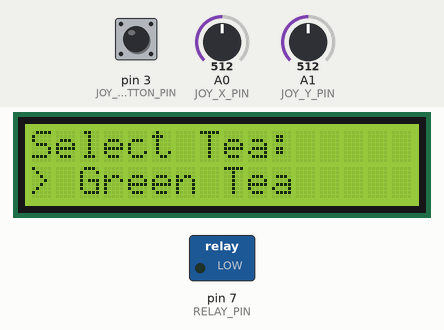
This sketch was run on a simulated Arduino Uno, built with avr-gcc and run on an emulated ATmega328P. On the bench: 16×2 character LCD, switched loads named in the sketch (green lamp = pin HIGH). Inputs (shaded band) come from the test bench; at power-on: pin 3 (JOY_BUTTON_PIN) LOW, A1 (JOY_Y_PIN) = 512, A0 (JOY_X_PIN) = 512. What the sketch prints to the serial monitor is not drawn.

Above: at 1.2 s.
1.3 s: pin 3 (JOY_BUTTON_PIN) pulled HIGH for 3.2 s
At 3.1 s:
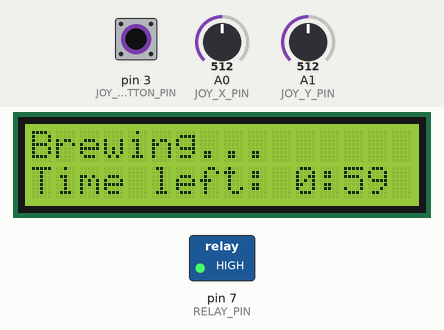
At 5.6 s:
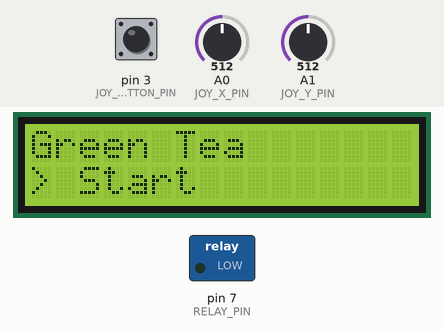
6.0 s: A1 (JOY_Y_PIN) set to 606
7.5 s: A1 (JOY_Y_PIN) set to 636
At 8.3 s:
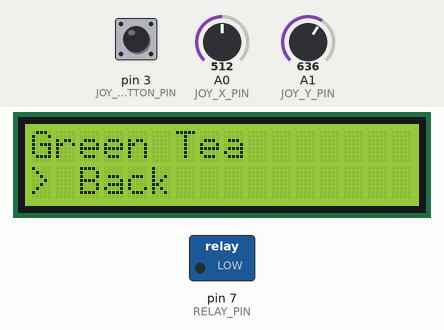
10.5 s: pin 3 (JOY_BUTTON_PIN) pulled HIGH for 0.15 s
At 12.3 s:
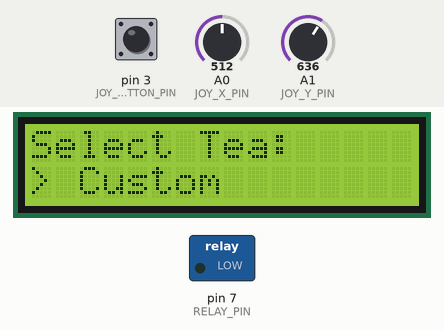
13.6 s: A0 (JOY_X_PIN) set to 160
16.0 s: A0 (JOY_X_PIN) set to 134
Timing chart, 0 to 19.0 s (numbered marks = the images above; inputs shaded):
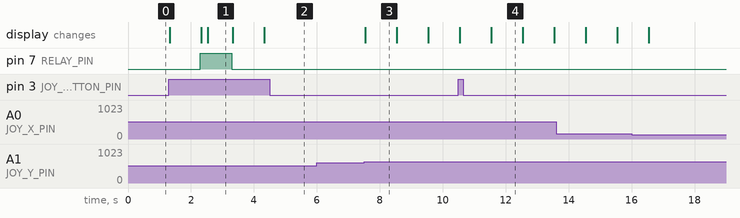

Measured:
- the behaviour switches between 621 and 622 on A1 (JOY_Y_PIN) (found by bisection; images 2 and 3)
- after the input at 1.3 s, pin 7 (RELAY_PIN): LOW → HIGH after 1.0 s, → LOW 1.0 s later; the display: first changes at once (image 1 shows a later state)
- after the input at 7.5 s, the display: changes at once (image 3)
- after the input at 10.5 s, the display: first changes at once (image 4 shows a later state)
- what the display in image 1 shows lasts 0.8 s, from 2.5 s to 3.3 s
- what the display in image 3 shows lasts 1.0 s, from 7.5 s to 8.5 s

The sketch:

san_pj.ino
```cpp
#include "MenuService.h"
#define LCD_ADDR 0x27
#define LCD_COLS 16
#define LCD_ROWS 2

#define JOY_X_PIN A0
#define JOY_Y_PIN A1
#define JOY_BUTTON_PIN 3

#define RELAY_PIN 7

MenuService menuService(LCD_ADDR, LCD_COLS, LCD_ROWS, JOY_X_PIN, JOY_Y_PIN, JOY_BUTTON_PIN, RELAY_PIN);

void setup()
{
    Serial.begin(115200);
    menuService.init();
}

void loop()
{
    menuService.update();
}
```

JoyService.cpp
```cpp
#include "JoyService.h"

JoyService::JoyService(uint8_t x_pin, uint8_t y_pin, uint8_t button_pin) : x_pin(x_pin), y_pin(y_pin), button_pin(button_pin)
{
}

void JoyService::init()
{
    pinMode(x_pin, INPUT);
    pinMode(y_pin, INPUT);
    pinMode(button_pin, INPUT);

    // Calibrate joystick
    x_center = 512;
    y_center = 512;
    x_range = 200; // Corresponds to ±100 range
    y_range = 200; // Corresponds to ±100 range

    // Initialize filter values
    x_filtered = x_center;
    y_filtered = y_center;
}

JoyDirection JoyService::read()
{
    int x = analogRead(x_pin);
    Serial.print(x);
    Serial.print(" ");

    int y = analogRead(y_pin);
    Serial.println(y);

    bool button = digitalRead(button_pin);
    Serial.print("button: ");

    Serial.println(digitalRead(button_pin));

    // Filter readings
    x_filtered = (x_filtered * 9 + x) / 10; // Simple moving average filter
    y_filtered = (y_filtered * 9 + y) / 10;

    Serial.print("button: ");
    Serial.println(button);
    if (button == 1)
    {
        return JOY_PRESS;
    }

    // Apply dead zone
    if (abs(x_filtered - x_center) < JOY_DEADZONE && abs(y_filtered - y_center) < JOY_DEADZONE)
    {
        return JOY_NONE;
    }

    // Determine direction based on calibrated values
    if (x_filtered < x_center - x_range / 2)
    {
        return JOY_LEFT;
    }
    else if (x_filtered > x_center + x_range / 2)
    {
        return JOY_RIGHT;
    }
    else if (y_filtered < y_center - y_range / 2)
    {
        return JOY_DOWN;
    }
    else if (y_filtered > y_center + y_range / 2)
    {
        return JOY_UP;
    }

    return JOY_NONE; // Should not happen with proper calibration
}


void JoyService::calibrate()
{
    int x = analogRead(x_pin);
    int y = analogRead(y_pin);

    x_center = x;
    y_center = y;

    x_range = 0;

    while (x_range < 100)
    {
        x = analogRead(x_pin);
        if (abs(x - x_center) > x_range)
        {
            x_range = abs(x - x_center);
        }
    }

    y_range = 0;

    while (y_range < 100)
    {
        y = analogRead(y_pin);
        if (abs(y - y_center) > y_range)
        {
            y_range = abs(y - y_center);
        }
    }

    Serial.print("Calibrated x_center: ");
    Serial.println(x_center);
    Serial.print("Calibrated y_center: ");
    Serial.println(y_center);

    Serial.print("Calibrated x_range: ");
    Serial.println(x_range);
    Serial.print("Calibrated y_range: ");
    Serial.println(y_range);

}
```

JoyService.h
```cpp
#ifndef JOY_SERVICE_H
#define JOY_SERVICE_H

#include <Arduino.h>

#define JOY_DEADZONE 100

enum JoyDirection
{
    JOY_LEFT,
    JOY_RIGHT,
    JOY_UP,
    JOY_DOWN,
    JOY_NONE,
    JOY_PRESS
};

class JoyService
{
public:
    JoyService(uint8_t x_pin, uint8_t y_pin, uint8_t button_pin);

    void init();
    void calibrate();
    JoyDirection read();

private:
    uint8_t x_pin;
    uint8_t y_pin;
    uint8_t button_pin;

    int x_center;
    int y_center;
    int x_range;
    int y_range;

    int x_filtered;
    int y_filtered;
};

#endif // JOY_SERVICE_H
```

MenuService.cpp
```cpp
#include "MenuService.h"

MenuService::MenuService(uint8_t lcdAddr, uint8_t lcdCols, uint8_t lcdRows, uint8_t joyXPin, uint8_t joyYPin, uint8_t joyButtonPin, uint8_t relayPin)
    : lcd(lcdAddr, lcdCols, lcdRows), joy(joyXPin, joyYPin, joyButtonPin), relayPin(relayPin), currentState(STATE_MAIN_MENU), currentOption(MENU_GREEN_TEA), customTemperature(75), customTime(3), startTime(0), brewDuration(0), debounceDelay(1000), lastInputTime(0)
{
}

void MenuService::init()
{
    lcd.init();
    lcd.backlight();
    joy.init();
    pinMode(relayPin, OUTPUT);
    digitalWrite(relayPin, LOW);

    displayMainMenu();
}

void MenuService::update()
{
    handleInput();

    if (currentState == STATE_RUNNING)
    {
        unsigned long currentTime = millis();
        unsigned long elapsedTime = currentTime - startTime;

        if (elapsedTime >= brewDuration)
        {
            stopBrew();
        }
        else
        {
            displayProgress();
        }
    }
}

void MenuService::displayMainMenu()
{
    lcd.clear();
    lcd.setCursor(0, 0);
    lcd.print("Select Tea:");
    lcd.setCursor(0, 1);
    switch (currentOption)
    {
    case MENU_GREEN_TEA:
        lcd.print("> Green Tea");
        break;
    case MENU_BLACK_TEA:
        lcd.print("> Black Tea");
        break;
    case MENU_CUSTOM:
        lcd.print("> Custom");
        break;
    default:
        break;
    }
}

void MenuService::displaySubMenu()
{
    lcd.clear();
    lcd.setCursor(0, 0);
    switch (currentState)
    {
    case STATE_GREEN_TEA:
        lcd.print("Green Tea");
        break;
    case STATE_BLACK_TEA:
        lcd.print("Black Tea");
        break;
    case STATE_CUSTOM:
        lcd.print("Custom: ");
        lcd.print(customTime);
        lcd.print(" min");
        break;
    default:
        break;
    }

    lcd.setCursor(0, 1);
    if (currentState == STATE_CUSTOM && currentOption == MENU_SET_TIME)
    {
        lcd.print("> Set Time");
    }
    else if (currentOption == MENU_START)
    {
        lcd.print("> Start");
    }
    else if (currentOption == MENU_BACK)
    {
        lcd.print("> Back");
    }
    else if (currentOption == MENU_STOP)
    {
        lcd.print("> Stop");
    }
}

void MenuService::displaySetTime()
{
    lcd.clear();
    lcd.setCursor(0, 0);
    lcd.print("Set Time: ");
    lcd.setCursor(0, 1);
    lcd.print(customTime);
    lcd.print(" min");
}
void MenuService::displayProgress()
{
    static unsigned long lastDisplayTime = 0;
    unsigned long currentTime = millis();

    if (currentTime - lastDisplayTime >= 200)
    {
        lcd.clear();
        lcd.setCursor(0, 0);
        lcd.print("Brewing...");

        unsigned long remainingTime = (brewDuration - (currentTime - startTime)) / 1000;
        lcd.setCursor(0, 1);
        lcd.print("Time left: ");
        lcd.print(remainingTime / 60);
        lcd.print(":");
        lcd.print(remainingTime % 60);

        lastDisplayTime = currentTime;
    }
}

void MenuService::handleInput()
{
    unsigned long currentTime = millis();

    if (currentTime - lastInputTime < debounceDelay)
    {
        return;
    }

    JoyDirection dir = joy.read();
    Serial.println(dir);


    if (currentState == STATE_MAIN_MENU)
    {
        if (dir == JOY_UP)
        {
            if (currentOption == MENU_GREEN_TEA)
                currentOption = MENU_CUSTOM;
            else
                currentOption = static_cast<MenuOption>(currentOption - 1);
            displayMainMenu();
            lastInputTime = currentTime;
        }
        else if (dir == JOY_DOWN)
        {
            if (currentOption == MENU_CUSTOM)
                currentOption = MENU_GREEN_TEA;
            else
                currentOption = static_cast<MenuOption>(currentOption + 1);
            displayMainMenu();
            lastInputTime = currentTime;
        }
        else if (dir == JOY_PRESS)
        {
            switch (currentOption)
            {
            case MENU_GREEN_TEA:
                currentState = STATE_GREEN_TEA;
                currentOption = MENU_START;
                displaySubMenu();
                break;
            case MENU_BLACK_TEA:
                currentState = STATE_BLACK_TEA;
                currentOption = MENU_START;
                displaySubMenu();
                break;
            case MENU_CUSTOM:
                currentState = STATE_CUSTOM;
                currentOption = MENU_SET_TIME;
                displaySubMenu();
                break;
            default:
                break;
            }
            lastInputTime = currentTime;
        }
    }
    else if (currentState == STATE_CUSTOM)
    {
        if (currentOption == MENU_SET_TIME)
        {
            if (dir == JOY_UP)
            {
                customTime++;
                displaySetTime();
                lastInputTime = currentTime;
            }
            else if (dir == JOY_DOWN)
            {
                customTime--;
                if (customTime < 1) customTime = 1;
                displaySetTime();
                lastInputTime = currentTime;
            }
            else if (dir == JOY_PRESS)
            {
                currentOption = MENU_START;
                displaySubMenu();
                lastInputTime = currentTime;
            }
        }
        else if (currentOption == MENU_START || currentOption == MENU_BACK)
        {
            if (dir == JOY_UP || dir == JOY_DOWN)
            {
                currentOption = (currentOption == MENU_START) ? MENU_BACK : MENU_START;
                displaySubMenu();
                lastInputTime = currentTime;
            }
            else if (dir == JOY_PRESS)
            {
                if (currentOption == MENU_BACK)
                {
                    currentState = STATE_MAIN_MENU;
                    currentOption = MENU_GREEN_TEA;
                    displayMainMenu();
                }
                else if (currentOption == MENU_START)
                {
                    startBrew(customTime);
                }
                lastInputTime = currentTime;
            }
        }
    }
    else if (currentState == STATE_GREEN_TEA || currentState == STATE_BLACK_TEA)
    {
        if (dir == JOY_UP || dir == JOY_DOWN)
        {
            currentOption = (currentOption == MENU_START) ? MENU_BACK : MENU_START;
            displaySubMenu();
            lastInputTime = currentTime;
        }
        else if (dir == JOY_PRESS)
        {
            if (currentOption == MENU_BACK)
            {
                currentState = STATE_MAIN_MENU;
                currentOption = MENU_GREEN_TEA;
                displayMainMenu();
            }
            else if (currentOption == MENU_START)
            {
                int brewTime = (currentState == STATE_GREEN_TEA) ? GREEN_TEA_TIME : BLACK_TEA_TIME;
                startBrew(brewTime);
            }
            lastInputTime = currentTime;
        }
    }
    else if (currentState == STATE_RUNNING)
    {
        if (dir == JOY_PRESS && currentOption == MENU_STOP)
        {
            stopBrew();
            lastInputTime = currentTime;
        }
    }
}

void MenuService::startBrew(int timeInMinutes)
{
    brewDuration = timeInMinutes * 60000;
    startTime = millis();
    digitalWrite(relayPin, HIGH);
    currentState = STATE_RUNNING;
    currentOption = MENU_STOP;
    displayProgress();
}

void MenuService::stopBrew()
{
    digitalWrite(relayPin, LOW);
    currentState = STATE_MAIN_MENU;
    currentOption = MENU_GREEN_TEA;
    displayMainMenu();
}
```

MenuService.h
```cpp
#ifndef MENU_SERVICE_H
#define MENU_SERVICE_H

#define DEBOUNCE_DELAY 200

// green tea: 80°C, 3 minutes
// black tea: 100°C, 5 minutes

#define GREEN_TEA_TEMP 80
#define GREEN_TEA_TIME 1

#define BLACK_TEA_TEMP 100
#define BLACK_TEA_TIME 1

#include <LiquidCrystal_I2C.h>
#include "JoyService.h"

enum MenuOption
{
    MENU_GREEN_TEA,
    MENU_BLACK_TEA,
    MENU_CUSTOM,
    MENU_START,
    MENU_BACK,
    MENU_STOP,
    MENU_SET_TIME
};

enum MenuState
{
    STATE_MAIN_MENU,
    STATE_GREEN_TEA,
    STATE_BLACK_TEA,
    STATE_CUSTOM,
    STATE_RUNNING,
    STATE_SET_TIME
};

class MenuService
{
public:
    MenuService(uint8_t lcdAddr, uint8_t lcdCols, uint8_t lcdRows, uint8_t joyXPin, uint8_t joyYPin, uint8_t joyButtonPin, uint8_t relayPin);

    void init();
    void update();

private:
    LiquidCrystal_I2C lcd;
    JoyService joy;
    uint8_t relayPin;

    MenuState currentState;
    MenuOption currentOption;

    int customTemperature;
    int customTime;

    unsigned long startTime;
    unsigned long brewDuration;
    unsigned long debounceDelay;
    unsigned long lastInputTime;

    void displayMainMenu();
    void displaySubMenu();
    void displayProgress();
    void displaySetTime();
    void handleInput();
    void startBrew(int timeInMinutes);
    void stopBrew();
};

#endif // MENU_SERVICE_H
```
